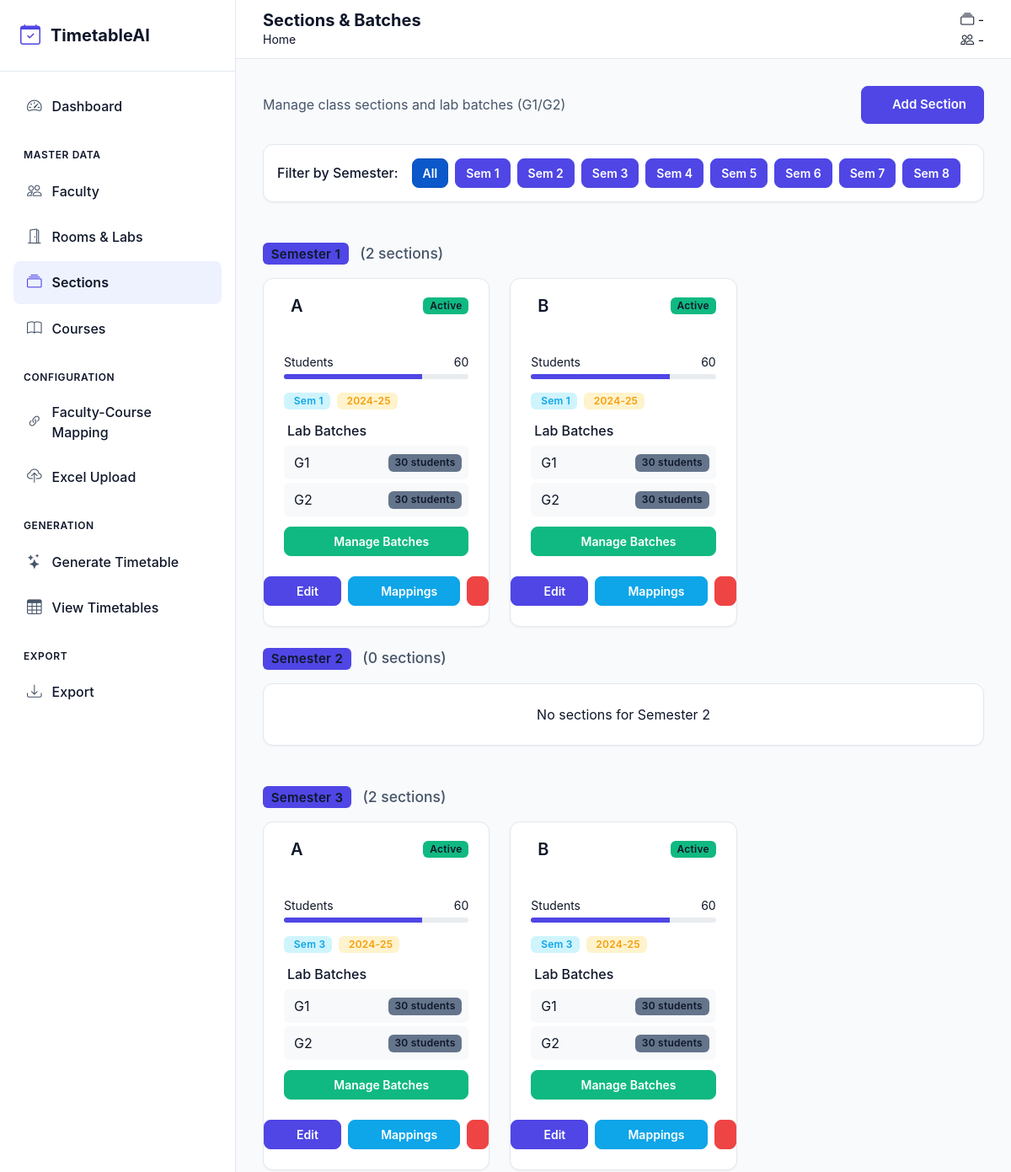
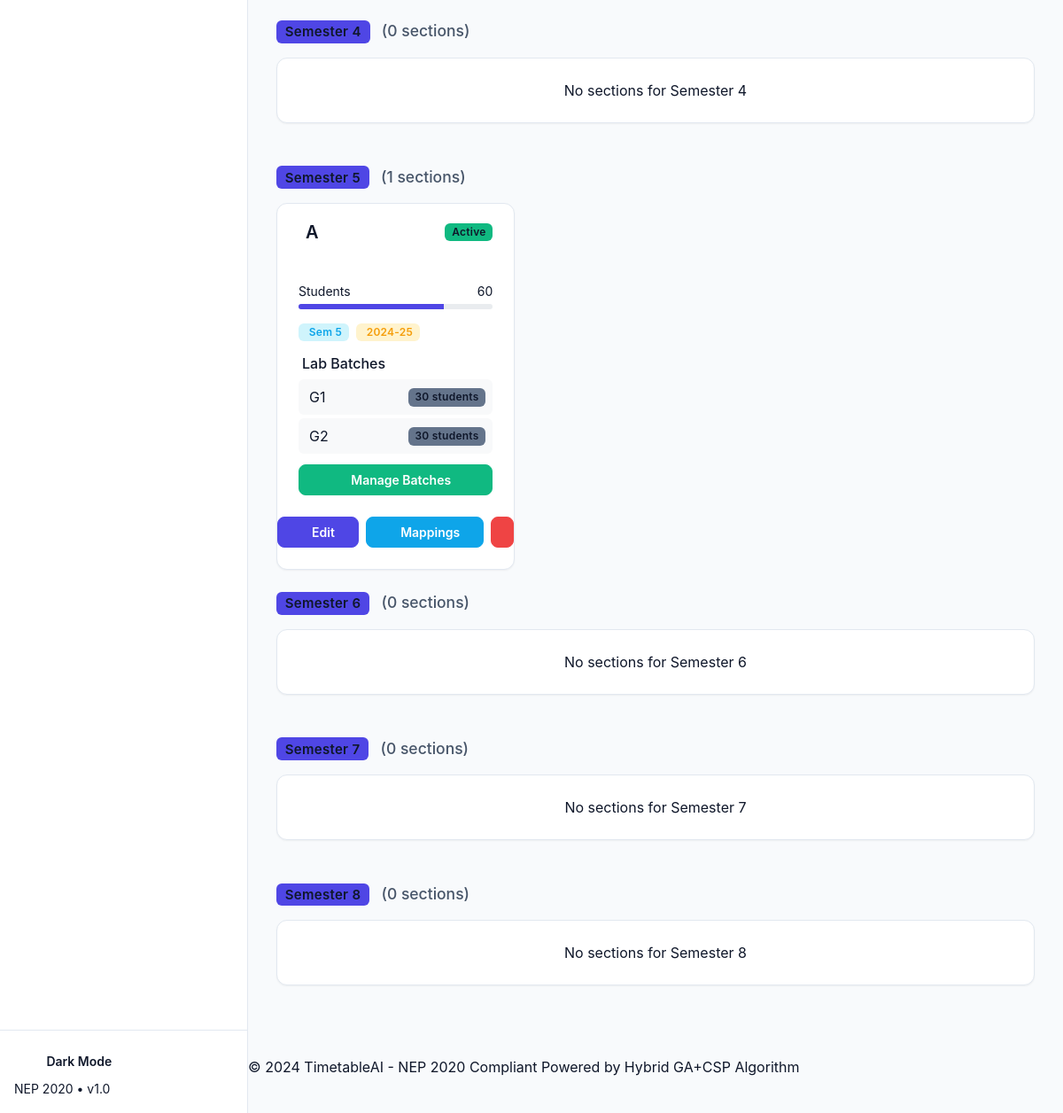
The page /sections/ on the database its author committed (2 pictures, top to bottom).
### app/models/section.py (models this page shows, shortened)
class Section(db.Model):
    __tablename__ = 'sections'
    id = db.Column(db.Integer, primary_key=True)
    section_id = db.Column(db.String(20), unique=True, nullable=False)  # e.g., CSE-3-A
    name = db.Column(db.String(10), nullable=False)  # A, B, C
    branch = db.Column(db.String(50), nullable=False, default='CSE')
    semester = db.Column(db.Integer, nullable=False)
    strength = db.Column(db.Integer, nullable=False, default=60)
    batch_year = db.Column(db.Integer, nullable=False)  # e.g., 2024
    academic_year = db.Column(db.String(10), nullable=False)  # e.g., 2024-25
    is_active = db.Column(db.Boolean, default=True)
    created_at = db.Column(db.DateTime, default=datetime.utcnow)
    updated_at = db.Column(db.DateTime, default=datetime.utcnow, onupdate=datetime.utcnow)
    batches = db.relationship('Batch', backref='section', lazy='dynamic', cascade='all, delete-orphan')
    faculty_mappings = db.relationship('FacultyCourse', backref='section', lazy='dynamic', cascade='all, delete-orphan')
    timetable_entries = db.relationship('Timetable', backref='section', lazy='dynamic', cascade='all, delete-orphan')

class Batch(db.Model):
    __tablename__ = 'batches'
    id = db.Column(db.Integer, primary_key=True)
    batch_id = db.Column(db.String(30), unique=True, nullable=False)  # e.g., CSE-3-A-G1
    name = db.Column(db.String(5), nullable=False)  # G1, G2
    section_id = db.Column(db.Integer, db.ForeignKey('sections.id'), nullable=False)
    strength = db.Column(db.Integer, nullable=False)
    created_at = db.Column(db.DateTime, default=datetime.utcnow)
    timetable_entries = db.relationship('Timetable', backref='batch', lazy='dynamic')

### app/routes/section.py (the view)
@section_bp.route('/')
def list_sections():
    sections = Section.query.order_by(Section.semester, Section.name).all()
    return render_template('section/list.html', sections=sections)

### app/templates/section/list.html (shortened to what this page needs)
{% extends "base.html" %}
{% block page_title %}Sections & Batches{% endblock %}
{% block content %}
<div class="row mb-4" data-aos="fade-down">
    <div class="col-12">
        <div class="d-flex flex-wrap justify-content-between align-items-center gap-3">
            <div>
                <p class="text-muted mb-0">Manage class sections and lab batches (G1/G2)</p>
            </div>
            <div>
                <a href="{{ url_for('section.add_section') }}" class="btn btn-primary">
                    Add Section
                </a>
            </div>
        </div>
    </div>
</div>
<div class="row mb-4" data-aos="fade-up">
    <div class="col-12">
        <div class="glass-card p-3">
            <div class="d-flex flex-wrap align-items-center gap-2">
                <span class="fw-medium me-2">Filter by Semester:</span>
                <button class="btn btn-sm btn-primary active" onclick="filterSemester('all')">All</button>
                {% for sem in range(1, 9) %}
                <button class="btn btn-sm btn-primary sem-filter" onclick="filterSemester({{ sem }})">
                    Sem {{ sem }}
                </button>
                {% endfor %}
            </div>
        </div>
    </div>
</div>
{% for semester in range(1, 9) %}
<div class="semester-group" data-semester="{{ semester }}">
    <h5 class="mb-3" data-aos="fade-right">
        <span class="badge bg-primary me-2">Semester {{ semester }}</span>
        <small class="text-muted">({{ sections|selectattr('semester', 'equalto', semester)|list|length }}
            sections)</small>
    </h5>
    <div class="row g-4 mb-4">
        {% for section in sections if section.semester == semester %}
        <div class="col-lg-4 col-md-6" data-aos="fade-up" data-aos-delay="{{ loop.index0 * 100 }}">
            <div class="glass-card h-100">
                <div class="card-header bg-transparent border-0 d-flex justify-content-between align-items-center">
                    <h5 class="mb-0">
                        {{ section.name }}
                    </h5>
                    {% if section.is_active %}
                    <span class="badge bg-success">Active</span>
                    {% else %}
                    <span class="badge bg-secondary">Inactive</span>
                    {% endif %}
                </div>
                <div class="card-body">
                    <div class="mb-3">
                        <div class="d-flex justify-content-between text-muted mb-1">
                            <small>Students</small>
                            <small>{{ section.strength }}</small>
                        </div>
                        <div class="progress" style="height: 6px;">
                            <div class="progress-bar bg-primary"
                                style="width: {{ [(section.strength / 80 * 100), 100]|min }}%"></div>
                        </div>
                    </div>
                    <div class="d-flex gap-2 mb-3">
                        <span class="badge bg-info-subtle text-info">
                            Sem {{ section.semester }}
                        </span>
                        {% if section.academic_year %}
                        <span class="badge bg-warning-subtle text-warning">
                            {{ section.academic_year }}
                        </span>
                        {% endif %}
                    </div>
                    <div class="batches-section">
                        <h6 class="text-muted mb-2">
                            Lab Batches
                        </h6>
                        {% if section.batches %}
                        <div class="batch-list">
                            {% for batch in section.batches %}
                            <div
                                class="batch-item d-flex justify-content-between align-items-center p-2 mb-1 rounded bg-light">
                                <span>
                                    {{ batch.name }}
                                </span>
                                <span class="badge bg-secondary">{{ batch.strength }} students</span>
                            </div>
                            {% endfor %}
                        </div>
                        {% else %}
                        <div class="text-muted small">
                            <i class="fas fa-info-circle me-1"></i>No batches defined
                        </div>
                        {% endif %}
                        <button class="btn btn-sm btn-outline-success mt-2 w-100" data-bs-toggle="modal"
                            data-bs-target="#batchModal{{ section.id }}">
                            Manage Batches
                        </button>
                    </div>
                </div>
                <div class="card-footer bg-transparent border-0">
                    <div class="d-flex gap-2">
                        <a href="{{ url_for('section.edit_section', id=section.id) }}"
                            class="btn btn-sm btn-outline-primary flex-fill">
                            Edit
                        </a>
                        <a href="{{ url_for('mapping.list_mappings') }}?section={{ section.id }}"
                            class="btn btn-sm btn-outline-info flex-fill">
                            Mappings
                        </a>
                        <button class="btn btn-sm btn-outline-danger"
                            onclick="confirmDelete('{{ url_for('section.delete_section', id=section.id) }}')">
                        </button>
                    </div>
                </div>
            </div>
        </div>
        {% else %}
        <div class="col-12">
            <div class="glass-card p-4 text-center text-muted">
                <p class="mb-0">No sections for Semester {{ semester }}</p>
            </div>
        </div>
        {% endfor %}
    </div>
</div>
{% endfor %}
{% endblock %}

### app/static/css/main.css (style rules this page uses)
:root { --bg-body: #f8fafc; --bg-card: #ffffff; --bg-sidebar: #ffffff; --text-primary: #0f172a; --text-secondary: #64748b; --text-muted: #94a3b8; --primary: #4f46e5; --primary-hover: #4338ca; --primary-light: #eef2ff; --secondary: #64748b; --secondary-hover: #475569; --secondary-light: #f1f5f9; --success: #10b981; --success-hover: #059669; --success-light: #ecfdf5; --danger: #ef4444; --danger-hover: #dc2626; --danger-light: #fef2f2; --warning: #f59e0b; --warning-hover: #d97706; --warning-light: #fffbeb; --info: #0ea5e9; --info-hover: #0284c7; --info-light: #f0f9ff; --border-color: #e2e8f0; --border-focus: #4f46e5; --shadow-sm: 0 1px 2px 0 rgb(0 0 0 / 0.05); --shadow-md: 0 4px 6px -1px rgb(0 0 0 / 0.1), 0 2px 4px -2px rgb(0 0 0 / 0.1); --shadow-lg: 0 10px 15px -3px rgb(0 0 0 / 0.1), 0 4px 6px -4px rgb(0 0 0 / 0.1); --radius-sm: 0.375rem; --radius-md: 0.5rem; --radius-lg: 0.75rem; --radius-xl: 1rem; }
*, *::before, *::after { box-sizing: border-box; margin: 0; padding: 0; }
body { font-family: 'Inter', system-ui, -apple-system, sans-serif; background-color: var(--bg-body); color: var(--text-primary); line-height: 1.5; -webkit-font-smoothing: antialiased; transition: background-color 0.3s ease, color 0.3s ease; }
a { text-decoration: none; color: var(--primary); transition: color 0.2s; }
.card-header { padding: 1.25rem 1.5rem; border-bottom: 1px solid var(--border-color); background-color: var(--bg-card); display: flex; align-items: center; justify-content: space-between; }
.card-header h5 { margin: 0; font-weight: 600; color: var(--text-primary); }
.card-body { padding: 1.5rem; }
.btn { display: inline-flex; align-items: center; justify-content: center; padding: 0.625rem 1.25rem; font-size: 0.9375rem; font-weight: 600; border-radius: var(--radius-md); border: 1px solid transparent; cursor: pointer; transition: all 0.2s; line-height: 1.5; gap: 0.5rem; text-decoration: none; }
.btn-primary { background-color: var(--primary); color: white; border-color: var(--primary); }
.btn-outline-primary { background-color: transparent; color: var(--primary); border-color: var(--primary); border-width: 2px; }
.btn-outline-danger { background-color: transparent; color: var(--danger); border-color: var(--danger); border-width: 2px; }
.btn-sm { padding: 0.375rem 0.75rem; font-size: 0.875rem; }
.badge { display: inline-block; padding: 0.35em 0.65em; font-size: 0.75em; font-weight: 700; line-height: 1; color: #fff; text-align: center; white-space: nowrap; vertical-align: baseline; border-radius: var(--radius-sm); }
.bg-primary { background-color: var(--primary) !important; }
.bg-success { background-color: var(--success) !important; }
.bg-secondary { background-color: var(--secondary) !important; }
.text-center { text-align: center; }
.d-flex { display: flex; }
.align-items-center { align-items: center; }
.justify-content-between { justify-content: space-between; }
.gap-2 { gap: 0.5rem; }
.mb-3 { margin-bottom: 1rem; }
.mb-4 { margin-bottom: 1.5rem; }
.glass-card { background-color: var(--bg-card); border: 1px solid var(--border-color); border-radius: var(--radius-lg); box-shadow: var(--shadow-sm); margin-bottom: 1.5rem; overflow: hidden; }
.badge { font-weight: 600; letter-spacing: 0.02em; }
.btn-outline-primary, .btn-outline-secondary, .btn-outline-success, .btn-outline-danger, .btn-outline-warning, .btn-outline-info { color: white !important; border-width: 1px !important; }
.btn-outline-primary { background-color: var(--primary) !important; border-color: var(--primary) !important; }
.btn-outline-success { background-color: var(--success) !important; border-color: var(--success) !important; }
.btn-outline-danger { background-color: var(--danger) !important; border-color: var(--danger) !important; }
.btn-outline-info { background-color: var(--info) !important; border-color: var(--info) !important; }
body, html { color: #0f172a !important; }
.text-muted, .text-secondary { color: #475569 !important; }
.card, .card-body, .card-header, .card-footer, .glass-card, .glass-card * { color: #0f172a !important; }
.badge { color: white; }
.badge.bg-info-subtle { color: var(--info) !important; }
.badge.bg-warning-subtle { color: var(--warning) !important; }
.btn { color: white !important; }
.progress { color: #0f172a !important; }
.batch-item, .batch-item span { color: #0f172a !important; }
.semester-section h5, .semester-group h5 { color: #0f172a !important; }

### app/templates/section/list.html (style rules this page uses)
.batch-item { transition: all 0.2s; }

### rows shown on the page
Section: name "A", is_active "Active", strength "60", {{ [(section.strength / 80 * 100), 100]|min }} 75.0 (drawn), semester "1", academic_year "2024-25"
Batch: name "G1", strength "30"
Batch: name "G2", strength "30"
Section: name "B", is_active "Active", strength "60", {{ [(section.strength / 80 * 100), 100]|min }} 75.0 (drawn), semester "1", academic_year "2024-25"
Batch: name "G1", strength "30"
Batch: name "G2", strength "30"
Section: name "A", is_active "Active", strength "60", {{ [(section.strength / 80 * 100), 100]|min }} 75.0 (drawn), semester "3", academic_year "2024-25"
Batch: name "G1", strength "30"
Batch: name "G2", strength "30"
Section: name "B", is_active "Active", strength "60", {{ [(section.strength / 80 * 100), 100]|min }} 75.0 (drawn), semester "3", academic_year "2024-25"
Batch: name "G1", strength "30"
Batch: name "G2", strength "30"
Section: name "A", is_active "Active", strength "60", {{ [(section.strength / 80 * 100), 100]|min }} 75.0 (drawn), semester "5", academic_year "2024-25"
Batch: name "G1", strength "30"
Batch: name "G2", strength "30"

### other values the page prints
{{ sem }} "1" "2" "3" "4" "5" "6" "7" "8"
{{ semester }} "1" "2" "3" "4" "5" "6" "7" "8"
{{ sections|selectattr('semester', 'equalto', semester)|list|length }} "2" "0" "2" "0" "1" "0" "0" "0"
{{ semester }} "2" "4" "6" "7" "8"
